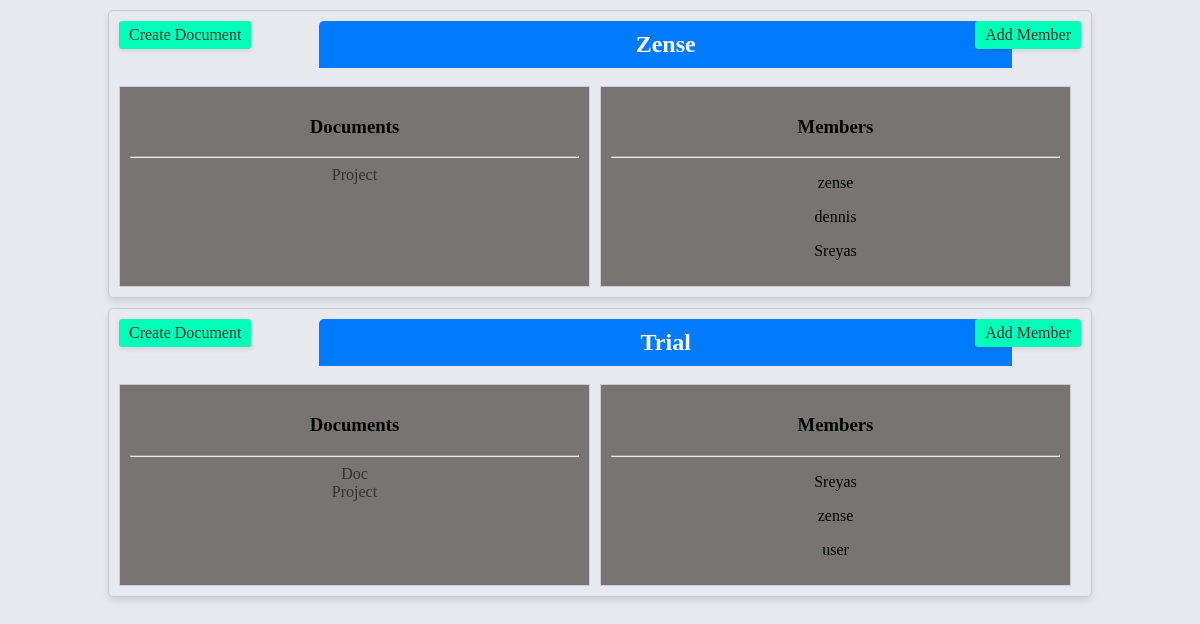
Before: /home/ (signed in) with the older database file.
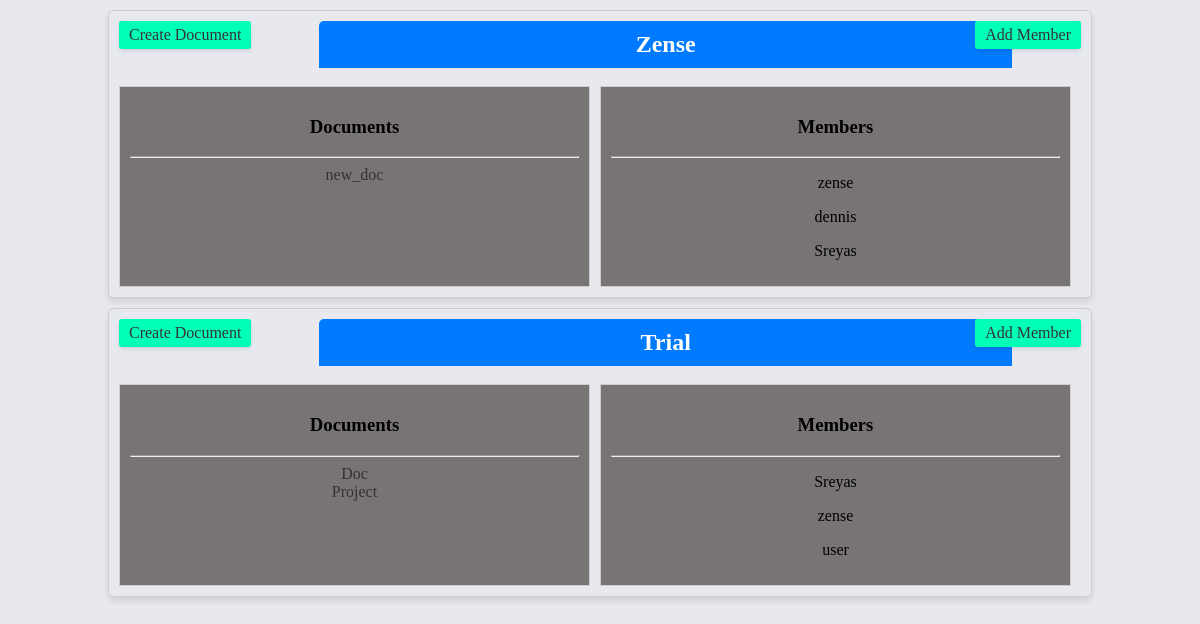
After: the same page with the newer database file.
### videoCall/models.py (models this page shows, shortened)
class Group(models.Model):
    name=models.CharField(max_length=100,primary_key=True)
    created = models.DateTimeField(auto_now_add=True)
    doc=models.ManyToManyField(Document,related_name='groups')
    class Meta:
        ordering = ['-created']

class Profile(models.Model):
    user=models.OneToOneField(User,related_name='profile',on_delete=models.CASCADE)
    groups=models.ManyToManyField(Group,related_name='user_profile')
    admin=models.ManyToManyField(Group,related_name='admin_right')

### liveEdit/models.py (models this page shows, shortened)
class Document(models.Model):
    options=(
        ("ADMIN","ADMIN"),
        ("EVERYONE","EVERYONE"),
    )
    name=models.CharField(max_length=100)
    content = models.TextField(null=True)
    setting=models.CharField(max_length=15,choices=options)

### videoCall/views.py (the view)
# urls.py: path('home/',views.home,name='home'),
@login_required(login_url='videoCall:login')
def home(request):
    profile=Profile.objects.get(user=request.user)
    return render(request,'home.html',{'groups':profile.groups.all()})

### videoCall/templates/home.html (shortened to what this page needs)
{% extends 'layout.html' %}
{% block content %}
{% for group in groups %}
<div class="card">
    <a href="{% url 'videoCall:lobby' group=group.name %}" class="group">
        <h2>{{ group.name }}</h2>
    </a>
    <div class="add-member-link">
        <a href="{% url 'videoCall:addMember' group=group.name %}">Add Member</a>
    </div>
    <div class="add-doc-link">
        <a href="{% url 'videoCall:addDoc' group=group.name %}">Create Document</a>
    </div>
    <br>
    <div class="table">
        <div class="document">
            <h3> Documents </h3>
            <hr>
            {% for doc in group.doc.all %}
            <a href="{% url 'liveEdit:doc' group=group.name doc=doc.name %}">{{ doc.name }}</a>
            <br>
            {% endfor %}
        </div>
        <div class="document">
            <h3> Members </h3>
            <hr>
            {% for member in group.user_profile.all %}
            <p>{{ member.user.username }}</p>
            {% endfor %}
        </div>
    </div>
</div>
{% endfor %}
{% endblock content %}

### videoCall/templates/layout.html (shortened to what this page needs)
<!DOCTYPE html>
{% load static %}
<html lang="en">
<head>
    <link rel='stylesheet' type='text/css' media='screen' href="{% static 'styles/main.css' %}"">
</head>
<body>
    {% block content %} {% endblock content %}
</body>
</html>

### static/styles/main.css (style rules this page uses)
:root { --shadow:0 4px 6px -1px rgba(0,0,0,0.1),0 2px 4px -1px rgba(0,0,0,0.6); }
body { background-color: rgba(232,233,239,1); }

### videoCall/templates/home.html (style rules this page uses)
.document { flex: 1; padding: 10px; border: 1px solid #ccc; background-color: rgba(118, 114, 114, 0.983); margin-right: 10px; }
.card { border: 1px solid #ccc; border-radius: 5px; padding: 10px; margin: 10px; margin-left: 100px; margin-right: 100px; text-align: center; box-shadow: 0 4px 6px rgba(0, 0, 0, 0.1); transition: transform 0.2s; position: relative; }
.add-member-link { position: absolute; background-color: rgb(0, 255, 183); top: 10px; right: 10px; color: white; padding: 5px 10px; text-decoration: none; border-radius: 3px; box-shadow: 0 2px 4px rgba(0, 0, 0, 0.1); }
.add-doc-link { position: absolute; background-color: rgb(0, 255, 183); top: 10px; left: 10px; color: white; padding: 5px 10px; text-decoration: none; border-radius: 3px; box-shadow: 0 2px 4px rgba(0, 0, 0, 0.1); }
.card a { text-decoration: none; color: #333; }
.group h2 { margin: 0; padding: 10px; background-color: #007BFF; color: white; border-top-left-radius: 5px; border-top-right-radius: 5px; width: 70%; margin-left:200px ; }
.table { display: flex; }

Changed rows visible on the page:
removed Document: name "Project", shown under Group "Zense"
added Document: name "new_doc", shown under Group "Zense"
